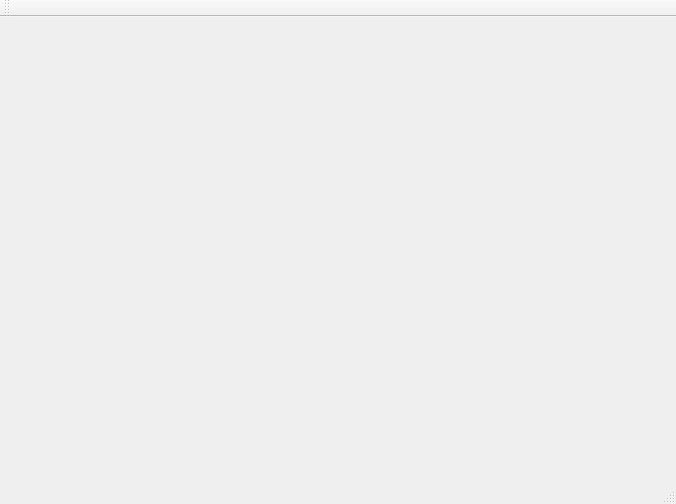
<?xml version="1.0" encoding="UTF-8"?>
<ui version="4.0">
 <class>MainWindow</class>
 <widget class="QMainWindow" name="MainWindow">
  <property name="geometry">
   <rect>
    <x>0</x>
    <y>0</y>
    <width>676</width>
    <height>504</height>
   </rect>
  </property>
  <property name="windowTitle">
   <string>MainWindow</string>
  </property>
  <widget class="QWidget" name="centralWidget">
   <layout class="QGridLayout" name="gridLayout_2">
    <item row="0" column="0">
     <layout class="QGridLayout" name="gridLayout"/>
    </item>
   </layout>
  </widget>
  <widget class="QMenuBar" name="menuBar">
   <property name="geometry">
    <rect>
     <x>0</x>
     <y>0</y>
     <width>676</width>
     <height>20</height>
    </rect>
   </property>
  </widget>
  <widget class="QToolBar" name="mainToolBar">
   <attribute name="toolBarArea">
    <enum>TopToolBarArea</enum>
   </attribute>
   <attribute name="toolBarBreak">
    <bool>false</bool>
   </attribute>
  </widget>
  <widget class="QStatusBar" name="statusBar"/>
 </widget>
 <layoutdefault spacing="6" margin="11"/>
 <resources/>
 <connections/>
</ui>
